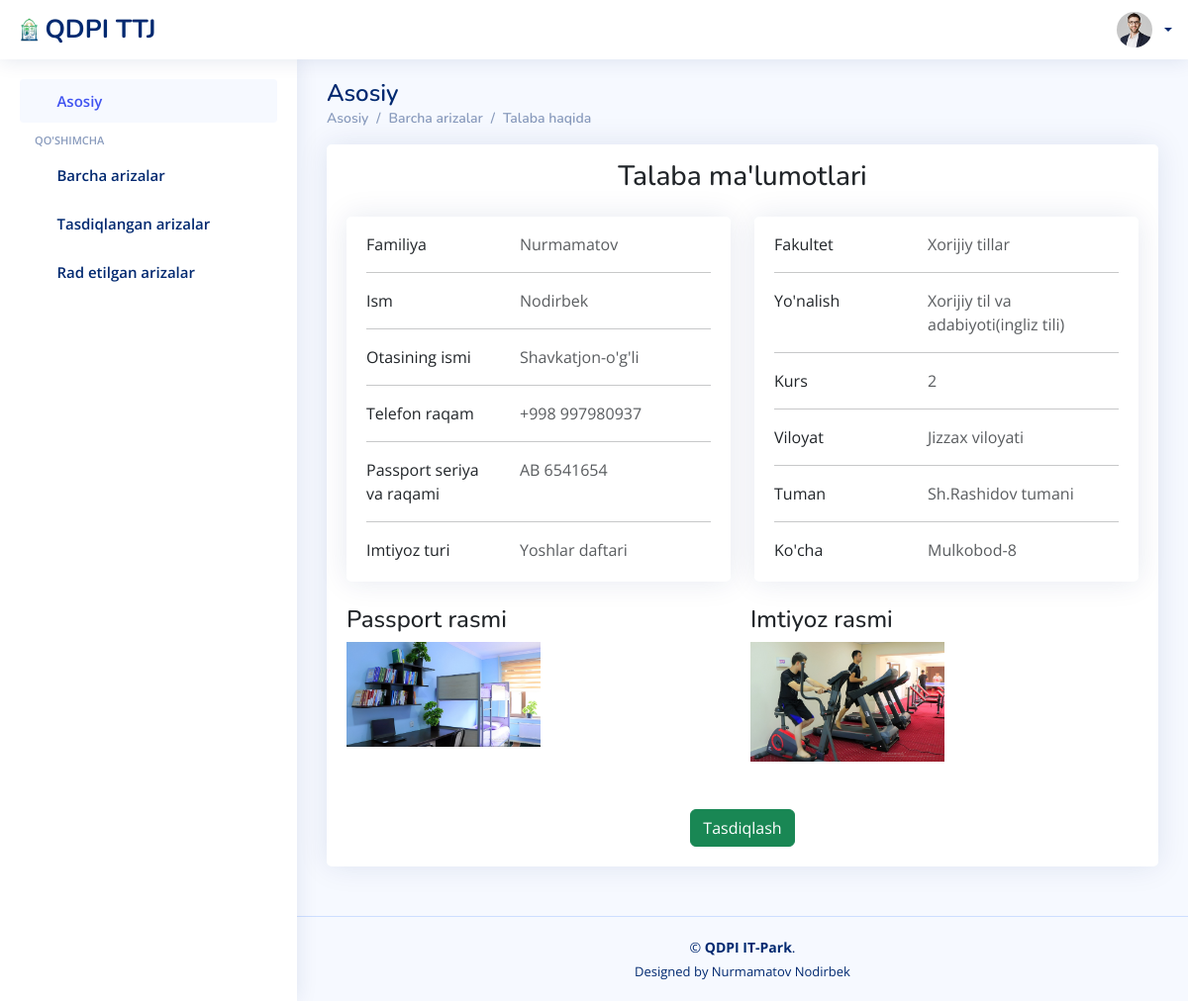
Screenshot of /ariza/dekanat_tasdiqlangan_malumot/83323e54-8c00-4353-89f4-0b5cdd49aed3/ with the database file from the repository.
### ariza/models.py (models this page shows)
class Imtiyoz(models.Model):
    talaba_id = models.CharField(max_length=100)
    imtiyoz_nomi = models.CharField(max_length=100)
    imtiyoz_file = models.FileField(upload_to='imtiyoz/')
    tasdiqlash = models.CharField(max_length=100, blank=True)
    xulosa = models.CharField(max_length=1000, blank=True)
    sana = models.DateField(auto_now_add=True)

class Ariza(models.Model):
    talaba_id = models.CharField(max_length=100)
    first_name = models.CharField(max_length=100)
    last_name = models.CharField(max_length=100)
    sharif = models.CharField(max_length=100)
    viloyat = models.CharField(max_length=100)
    tuman = models.CharField(max_length=100)
    kocha = models.CharField(max_length=100)
    fakultet = models.CharField(max_length=100)
    yonalish = models.CharField(max_length=100)
    kurs    = models.CharField(max_length=100)
    pasport_serya_raqam = models.CharField(max_length=100)
    pasport_rasm = models.FileField(upload_to='rasmlar/')
    xulosa = models.CharField(max_length=1000, blank=True)
    tasdiqlash = models.CharField(max_length=100, blank=True)
    sana = models.DateTimeField(auto_now_add=True)

### users/models.py (models this page shows)
class User(AbstractUser):
    id = models.UUIDField(primary_key=True, default=uuid.uuid4, unique=True, editable=False)
    sharif = models.CharField(max_length=100)
    lavozim = models.CharField(max_length=100)
    fakultet = models.CharField(max_length=100, blank=True)
    parol = models.CharField(max_length=100)

### ariza/views.py (the view)
# urls.py: path('dekanat_tasdiqlangan_malumot/<str:pk>/', dekanat_tasdiqlangan_malumot, name='dekanat_tasdiqlangan_malumot'),
@csrf_exempt
def dekanat_tasdiqlangan_malumot(request, pk):
    talabalar = User.objects.filter(id=pk)
    arizalar = Ariza.objects.filter(talaba_id=pk)
    imtiyozlar = Imtiyoz.objects.filter(talaba_id=pk)
    contex = {
        'talabalar':talabalar,
        'arizalar':arizalar,
        'imtiyozlar':imtiyozlar,
    }
    return render(request, 'dekanatadmin/dekanat/dekanat_tasdiqlangan_malumot.html', contex)

### templates/dekanatadmin/dekanat/dekanat_tasdiqlangan_malumot.html (shortened to what this page needs)
{% load static %}
<!DOCTYPE html>
<html lang="en">
<head>
  <link href="{% static '/assets/vendor/bootstrap/css/bootstrap.min.css' %}" rel="stylesheet">
  <link href="{% static '/assets/vendor/bootstrap-icons/bootstrap-icons.css' %}" rel="stylesheet">
  <link href="{% static '/assets/vendor/simple-datatables/style.css' %}" rel="stylesheet">
  <link href="{% static '/assets/css/style.css' %}" rel="stylesheet">
</head>
<body>
  <header id="header" class="header fixed-top d-flex align-items-center">
    <div class="d-flex align-items-center justify-content-between">
      <a href="{% url 'home' %}" class="logo d-flex align-items-center">
        <img src="{% static '/assets/img/logo.png' %}" alt="">
        <span class="d-none d-lg-block">QDPI TTJ</span>
      </a>
      <i class="bi bi-list toggle-sidebar-btn"></i>
    </div>
    <nav class="header-nav ms-auto">
      <ul class="d-flex align-items-center">
        <li class="nav-item dropdown pe-3">
          <a class="nav-link nav-profile d-flex align-items-center pe-0" href="{% url 'home' %}" data-bs-toggle="dropdown">
            <img src="{% static '/assets/img/profile-img.jpg' %}" alt="Profile" class="rounded-circle">
            <span class="d-none d-md-block dropdown-toggle ps-2">{{user.last_name}} {{user.first_name}}</span>
          </a>
        </li>
      </ul>
    </nav>
  </header>
  <aside id="sidebar" class="sidebar">
    <ul class="sidebar-nav" id="sidebar-nav">
      <li class="nav-item">
        <a class="nav-link " href="{% url 'home' %}">
          <i class="bi bi-grid"></i>
          <span>Asosiy</span>
        </a>
      </li>
      <li class="nav-heading">Qo'shimcha</li>
      <li class="nav-item">
        <a class="nav-link collapsed" href="{% url 'dekanat_barcha_arizalar' %}">
          <i class="bi bi-envelope"></i>
          <span>Barcha arizalar</span>
        </a>
      </li>
      <li class="nav-item">
        <a class="nav-link collapsed" href="{% url 'dekanat_tasdiqlangan_arizalar' %}">
          <i class="bi bi-person-check-fill"></i>
          <span>Tasdiqlangan arizalar</span>
        </a>
      </li>
      <li class="nav-item">
        <a class="nav-link collapsed" href="{% url 'dekanat_radetilgan_arizalar' %}">
          <i class="bi bi-person-x-fill"></i>
          <span>Rad etilgan arizalar</span>
        </a>
      </li>
    </ul>
  </aside>
    <main id="main" class="main">
        <div class="pagetitle">
            <h1>Asosiy</h1>
            <nav>
                <ol class="breadcrumb">
                    <li class="breadcrumb-item"><a href="{% url 'home' %}">Asosiy</a></li>
                    <li class="breadcrumb-item"><a href="{% url 'home' %}">Barcha arizalar</a></li>
                    <li class="breadcrumb-item active"><a href="{% url 'home' %}">Talaba haqida</a></li>
                </ol>
            </nav>
        </div>
        <section class="section dashboard">
            <div class="row">
                <div class="col-lg-12">
                    <div class="card">
                        <div class="card-body">
                            <h3 class="py-3 text-center">Talaba ma'lumotlari</h3>
                            {% for t in talabalar %}
                                {% for a in arizalar %}
                                {% for i in imtiyozlar %}
                                <div class="row">
                                    <div class="col-lg-6">
                                        <div class="card mb-4">
                                            <div class="card-body pt-3">
                                                <div class="row">
                                                    <div class="col-sm-5">
                                                        <p class="mb-0">Familiya</p>
                                                    </div>
                                                    <div class="col-sm-7">
                                                        <p class="text-muted mb-0">{{t.last_name}}</p>
                                                    </div>
                                                </div>
                                                <hr>
                                                <div class="row">
                                                    <div class="col-sm-5">
                                                        <p class="mb-0">Ism</p>
                                                    </div>
                                                    <div class="col-sm-7">
                                                        <p class="text-muted mb-0">{{t.first_name}}</p>
                                                    </div>
                                                </div>
                                                <hr>
                                                <div class="row">
                                                    <div class="col-sm-5">
                                                        <p class="mb-0">Otasining ismi</p>
                                                    </div>
                                                    <div class="col-sm-7">
                                                        <p class="text-muted mb-0">{{t.sharif}}</p>
                                                    </div>
                                                </div>
                                                <hr>
                                                <div class="row">
                                                    <div class="col-sm-5">
                                                        <p class="mb-0">Telefon raqam</p>
                                                    </div>
                                                    <div class="col-sm-7">
                                                        <p class="text-muted mb-0">{{t.username}}</p>
                                                    </div>
                                                </div>
                                                <hr>
                                                <div class="row">
                                                    <div class="col-sm-5">
                                                        <p class="mb-0">Passport seriya va raqami</p>
                                                    </div>
                                                    <div class="col-sm-7">
                                                        <p class="text-muted mb-0">{{a.pasport_serya_raqam}}</p>
                                                    </div>
                                                </div>
                                                <hr>
                                                <div class="row">
                                                    <div class="col-sm-5">
                                                        <p class="mb-0">Imtiyoz turi</p>
                                                    </div>
                                                    <div class="col-sm-7">
                                                        <p class="text-muted mb-0">{{i.imtiyoz_nomi}}</p>
                                                    </div>
                                                </div>
                                            </div>
                                        </div>
                                    </div>
                                    <div class="col-lg-6">
                                        <div class="card mb-4">
                                            <div class="card-body pt-3">
                                                <div class="row">
                                                    <div class="col-sm-5">
                                                        <p class="mb-0">Fakultet</p>
                                                    </div>
                                                    <div class="col-sm-7">
                                                        <p class="text-muted mb-0">{{a.fakultet}}</p>
                                                    </div>
                                                </div>
                                                <hr>
                                                <div class="row">
                                                    <div class="col-sm-5">
                                                        <p class="mb-0">Yo'nalish</p>
                                                    </div>
                                                    <div class="col-sm-7">
                                                        <p class="text-muted mb-0">{{a.yonalish}}</p>
                                                    </div>
                                                </div>
                                                <hr>
                                                <div class="row">
                                                    <div class="col-sm-5">
                                                        <p class="mb-0">Kurs</p>
                                                    </div>
                                                    <div class="col-sm-7">
                                                        <p class="text-muted mb-0">{{a.kurs}}</p>
                                                    </div>
                                                </div>
                                                <hr>
                                                <div class="row">
                                                    <div class="col-sm-5">
                                                        <p class="mb-0">Viloyat</p>
                                                    </div>
                                                    <div class="col-sm-7">
                                                        <p class="text-muted mb-0">{{a.viloyat}}</p>
                                                    </div>
                                                </div>
                                                <hr>
                                                <div class="row">
                                                    <div class="col-sm-5">
                                                        <p class="mb-0">Tuman</p>
                                                    </div>
                                                    <div class="col-sm-7">
                                                        <p class="text-muted mb-0">{{a.tuman}}</p>
                                                    </div>
                                                </div>
                                                <hr>
                                                <div class="row">
                                                    <div class="col-sm-5">
                                                        <p class="mb-0">Ko'cha</p>
                                                    </div>
                                                    <div class="col-sm-7">
                                                        <p class="text-muted mb-0">{{a.kocha}}</p>
                                                    </div>
                                                </div>
                                            </div>
                                        </div>
                                    </div>
                                </div>
                                <div class="row g-3">
                                    <div class="passport-info col-lg-6">
                                        <h4>Passport rasmi</h4>
                                        <img class="w-50" src="{{a.pasport_rasm.url}}">
                                    </div>
                                    <div class="passport-info col-lg-6">
                                        <h4>Imtiyoz rasmi</h4>
                                        <img class="w-50" src="{{i.imtiyoz_file.url}}">
                                    </div>
                                </div>
                                <div class="col-12 pt-5 text-center">
                                    <a class="btn btn-success" href="{% url 'tasdiqlangan_ariza' a.talaba_id %}">Tasdiqlash</a>
                                </div>
                                {% endfor %}
                                {% endfor %}
                            {% endfor %}
                        </div>
                    </div>
                </div>
            </div>
        </section>
    </main>
    <footer id="footer" class="footer">
        <div class="copyright">
            &copy; <strong><span>QDPI IT-Park</span></strong>.
        </div>
        <div class="credits">
            Designed by Nurmamatov Nodirbek
        </div>
    </footer>
</body>
</html>

### rows the page displays
User: last_name "Nurmamatov", first_name "Nodirbek", sharif "Shavkatjon-o'g'li", username "+998 997980937"
Ariza: pasport_serya_raqam "AB 6541654", fakultet "Xorijiy tillar", yonalish "Xorijiy til va adabiyoti(ingliz tili)", kurs "2", viloyat "Jizzax viloyati", tuman "Sh.Rashidov tumani", kocha "Mulkobod-8"
Imtiyoz: imtiyoz_nomi "Yoshlar daftari", pasport_rasm (picture), imtiyoz_file (picture)
